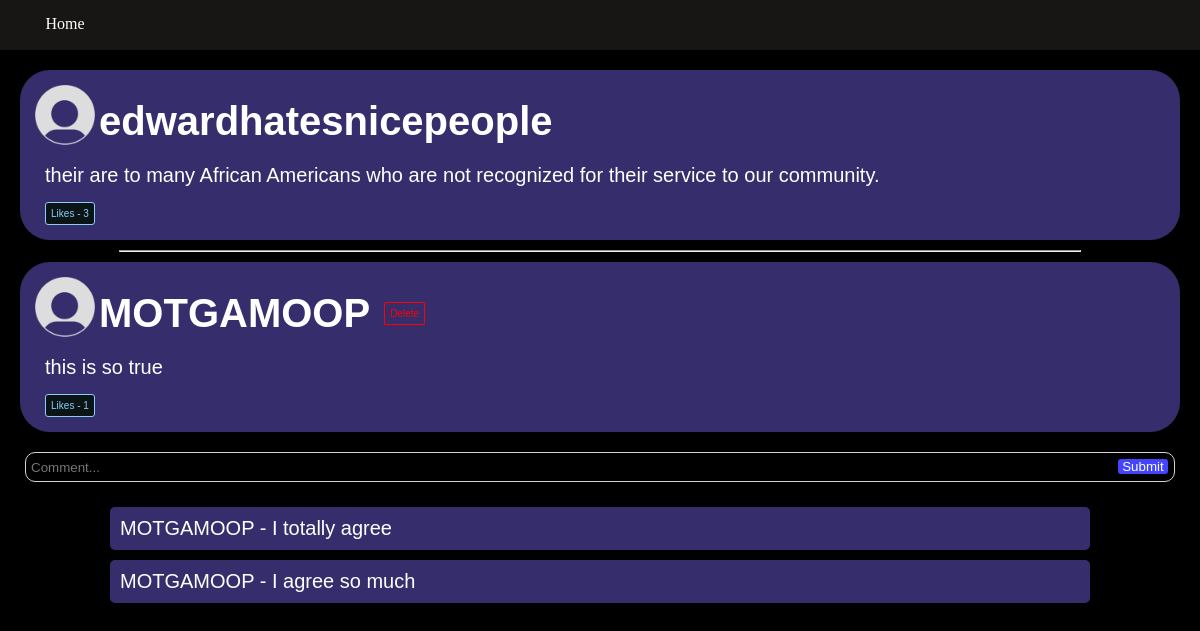
Page /twitter/comment/6 (signed in) on the committed database.
### twitter/models.py (models this page shows, shortened)
class Comment(models.Model):
    text = models.CharField(max_length = 200)
    pub_date = models.DateTimeField("date published")
    user = models.ForeignKey(User2, on_delete=models.CASCADE)
    likes = models.IntegerField(default = 0)
    likedBy = models.ManyToManyField(User2, related_name="comment_like")
    comments = models.IntegerField(default = 0)
    post = models.ForeignKey(Post, on_delete=models.CASCADE)
    def getCommentsFix(self):
        return CommentUnderComment.objects.filter(post = self)

class Post(models.Model):
    text = models.CharField(max_length=200)
    pub_date = models.DateTimeField("date published")
    user = models.ForeignKey(User2, on_delete=models.PROTECT)
    likes = models.IntegerField(default = 0)
    likedBy = models.ManyToManyField(User2, related_name="post_like")
    commentsCount = models.IntegerField(default = 0)

class User2(models.Model): #don't delete follows or user2s manually, because you have to delete the user follow and user2 all in one or itll break
    username = models.CharField(max_length = 200)
    password = models.CharField(max_length = 200, default = "password")
    profile_picture = models.ImageField(upload_to = "media/twitter/", default = "static/twitter/default.png")
    following = models.ManyToManyField(FollowObj, related_name="follow_account")
    bookmarks = models.ManyToManyField('Post', related_name="bookmarked_post") #if you want to define a relationship between two objects you can just use a string for the object name
    followers = models.IntegerField(default = 0)
    followingNum = models.IntegerField(default = 0)
    savedlists = models.ManyToManyField('PostList', related_name="saved_list")
    ownlists = models.ManyToManyField('PostList', related_name="own_list")
    posts = models.IntegerField(default = 0)
    notificationlist = models.ManyToManyField('Notification', related_name="notifications")
    def __str__(self):
        return self.username

class CommentUnderComment(models.Model):
    text = models.CharField(max_length = 200)
    pub_date = models.DateTimeField("date published")
    user = models.ForeignKey(User2, on_delete = models.CASCADE)
    likes = models.IntegerField(default = 0)
    likedBy = models.ManyToManyField(User2, related_name="commentplus_like")
    comments = models.IntegerField(default = 0)
    post = models.ForeignKey(Comment, on_delete=models.CASCADE)

### twitter/views.py (the view, shortened to what this page needs)
# urls.py: path("comment/<int:pk>", views.CommentView, name="comment"),
def CommentView(request, pk):
    tempComment = get_object_or_404(Comment, pk=pk)
    user = get_object_or_404(User2, username = request.user.username)
    liked = False; own = False; postLiked = False
    if tempComment.likedBy.filter(username=user.username).exists():
        liked=True
    if tempComment.user.username == user.username:
        own = True
    if tempComment.post.likedBy.filter(username=user.username).exists():
        postLiked = True
    context = {"comment": tempComment, "liked": liked, "own": own, "postliked": postLiked}
    return render(request, 'twitter/comment.html', context)

### twitter/templates/twitter/comment.html (shortened to what this page needs)
<!DOCTYPE html>
<html lang="en">
<head>
    {% load static %}
    <link rel = "stylesheet" href = "{% static 'twitter/css/comment.css' %}">
</head>
<body>
    <div class="navbar">
        <a href = "{% url 'home' %}"><div class = "homebutton"> Home </div></a>
    </div>
    {% if comment %}
        <div class="post">
            <img src = "{% static 'twitter/images/default.png' %}", width = 60px, height = 60px>
            <a href = "{% url 'profile' username=comment.post.user %}"><h2>{{comment.post.user}}</h2></a>
            <br>
            <a href = "{% url 'post' pk=comment.post.pk %}" ><span>{{comment.post.text}}</span></a>
            <form action="{% url 'likepost' pk=comment.post.pk %}" method="POST">
                {% if postliked %}
                    <button type="submit" class = "commentstatsliked">
                        Likes - {{comment.post.likes}}
                    </button>
                {% else %}
                    <button type="submit" class = "commentstats">
                        Likes - {{comment.post.likes}}
                    </button>
                {% endif %}
            </form>
        </div>
        <center><hr></center>
        <div class="post differentmargin">
            <img src = "{% static 'twitter/images/default.png' %}", width = 60px, height = 60px>
            <a href = "{% url 'profile' username=comment.user %}"><h2>{{comment.user}}</h2></a>
            {% if own %}
                <form class = "inline" action="{% url 'deletecomment' pk=comment.pk%}" method="POST">
                    <button class = "delbutton" type="submit">Delete</button>
                </form>
            {% endif %}
            <br>
            <span>{{comment.text}}</span>
            <form action="{% url 'likecomment' pk=comment.pk %}" method="POST">
                {% if liked %}
                    <button type="submit" class = "commentstatsliked">
                        Likes - {{comment.likes}}
                    </button>
                {% else %}
                    <button type="submit" class = "commentstats">
                        Likes - {{comment.likes}}
                    </button>
                {% endif %}
            </form>
        </div>
        <form action = "/twitter/comment/{{comment.pk}}" method = "post" class = "commentsub">
            <button class = "subbutton" type="submit">Submit</button>
            <span class = "idk"><input type = "text" class = "commenttexttext" id = "comment" name = "comment" placeholder = "Comment..." autocomplete="off"></span>
        </form>
        {% for x in comment.getCommentsFix %}
            <div class = "comment">
                <span class = "commenttext">
                    <a href = "{% url 'profile' username=x.user %}">{{x.user}}</a> - {{x.text}}
                </span>
            </div>
        {% endfor %}
    {% else %}
        <p>No Comment Available</p>
    {% endif %}
</body>
</html>

### twitter/static/twitter/css/comment.css (style rules this page uses)
.navbar { position:fixed; width:100%; height:50px; background-color:rgb(24, 21, 21); top:0px; }
.homebutton { padding:5px; height:20px; margin:10px; border-radius:10px; text-align:center; width:100px; color:white; margin-right:10px; }
.post { padding:15px; margin:20px; margin-top: 70px; margin-bottom:10px; border-radius: 30px; height:auto; color:white; background-color:rgb(54, 46, 108); }
.differentmargin { margin-top:10px; margin-bottom:20px; }
.post span { font-family:'Trebuchet MS', 'Lucida Sans Unicode', 'Lucida Grande', 'Lucida Sans', Arial, sans-serif; font-size:20px; margin:10px; display:block; overflow:auto; }
.post h2 { font-family:'Trebuchet MS', 'Lucida Sans Unicode', 'Lucida Grande', 'Lucida Sans', Arial, sans-serif; font-size:40px; display:inline; bottom:10px; position:relative; }
.post a { position:inline; }
h2 { color:white; }
.commentsub { border-radius:10px; background-color:black; color:white; border: solid 1px; border-color:lightgray; padding:5px; margin:25px; margin-top:0; width:auto; }
.commentsub input { background-color:transparent; color:inherit; outline:none; width:100%; }
.commentsub span { width:calc(100% - 60px); }
.subbutton { float:right; width:50px; background-color:rgb(68, 68, 255); color:white; margin:1px; border-radius:3px; border:none; font-family:'Trebuchet MS', 'Lucida Sans Unicode', 'Lucida Grande', 'Lucida Sans', Arial, sans-serif; height:15px; }
.idk { display:block; }
a { text-decoration:none; }
.comment { border-radius:5px; background-color:rgb(54, 46, 108); width:80%; height:auto; margin:10px; margin-left:auto; margin-right:auto; padding:10px; }
.commenttexttext { outline:none; border:none; box-shadow:none; }
.commenttext { overflow:auto; font-family:'Trebuchet MS', 'Lucida Sans Unicode', 'Lucida Grande', 'Lucida Sans', Arial, sans-serif; font-size:20px; color:white; }
a { color:white; text-decoration:none; }
* { margin:0; padding:0; }
body { background-color:black; padding:0.1px; }
.commentstatsliked { border:solid 1px; color:lightskyblue; border-color:lightskyblue; border-radius:3px; font-family:'Trebuchet MS', 'Lucida Sans Unicode', 'Lucida Grande', 'Lucida Sans', Arial, sans-serif; font-size:10px; display:inline-block; padding:5px; margin:5px; margin-left:10px; margin-bottom:0; background-color:rgb(12, 21, 21); cursor: pointer; }
.delbutton { border:solid 1px; color:red; border-color:red; font-family:'Trebuchet MS', 'Lucida Sans Unicode', 'Lucida Grande', 'Lucida Sans', Arial, sans-serif; font-size:10px; border-radius:1px; margin-left:10px; display:inline; background-color:transparent; padding:5px; bottom:20px; position:relative; cursor:pointer; }
.inline { display:inline; }
hr { margin:10px; width:80%; }
body { padding:0.05px; }

### rows in the picture
Comment: post.user "edwardhatesnicepeople", post.text "their are to many African Americans who are not recognized for their service to our community.", post.likes "3", user "MOTGAMOOP", text "this is so true", likes "1"
CommentUnderComment: user "MOTGAMOOP", text "I totally agree"
CommentUnderComment: user "MOTGAMOOP", text "I agree so much"
